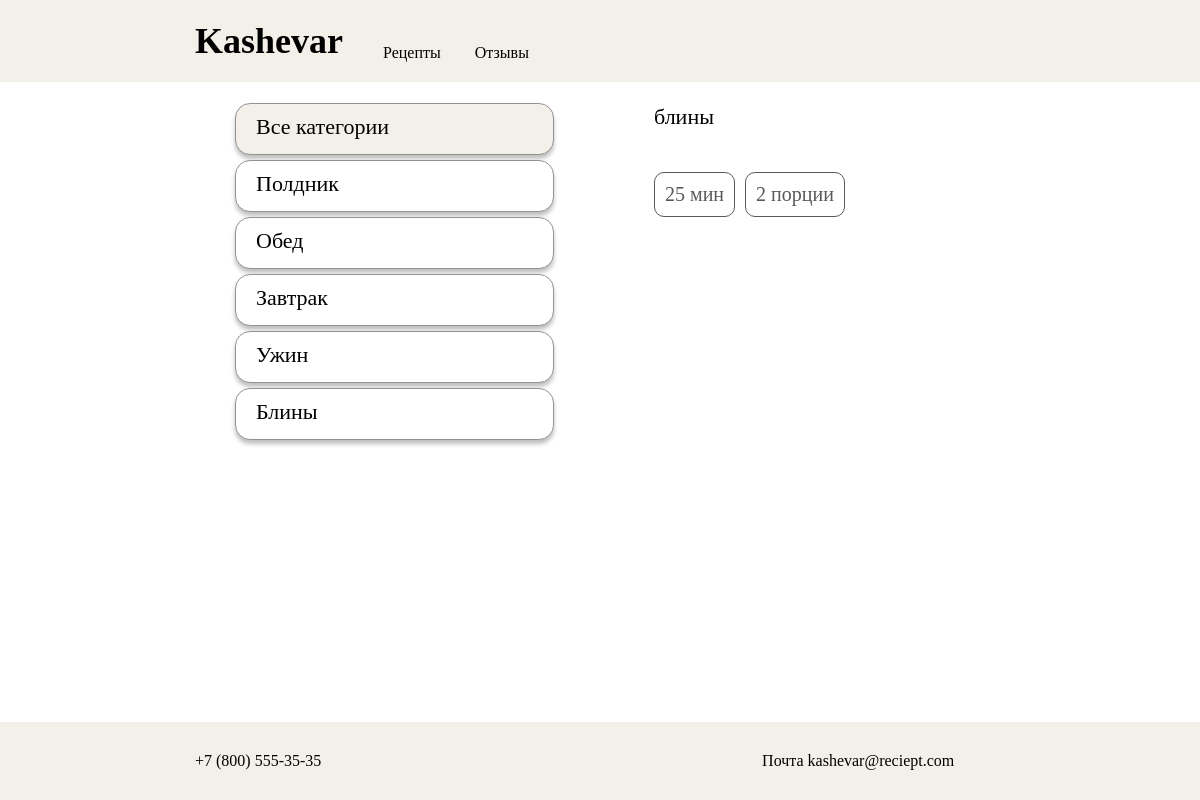
Before: /receipt/categories/ with the older database file.
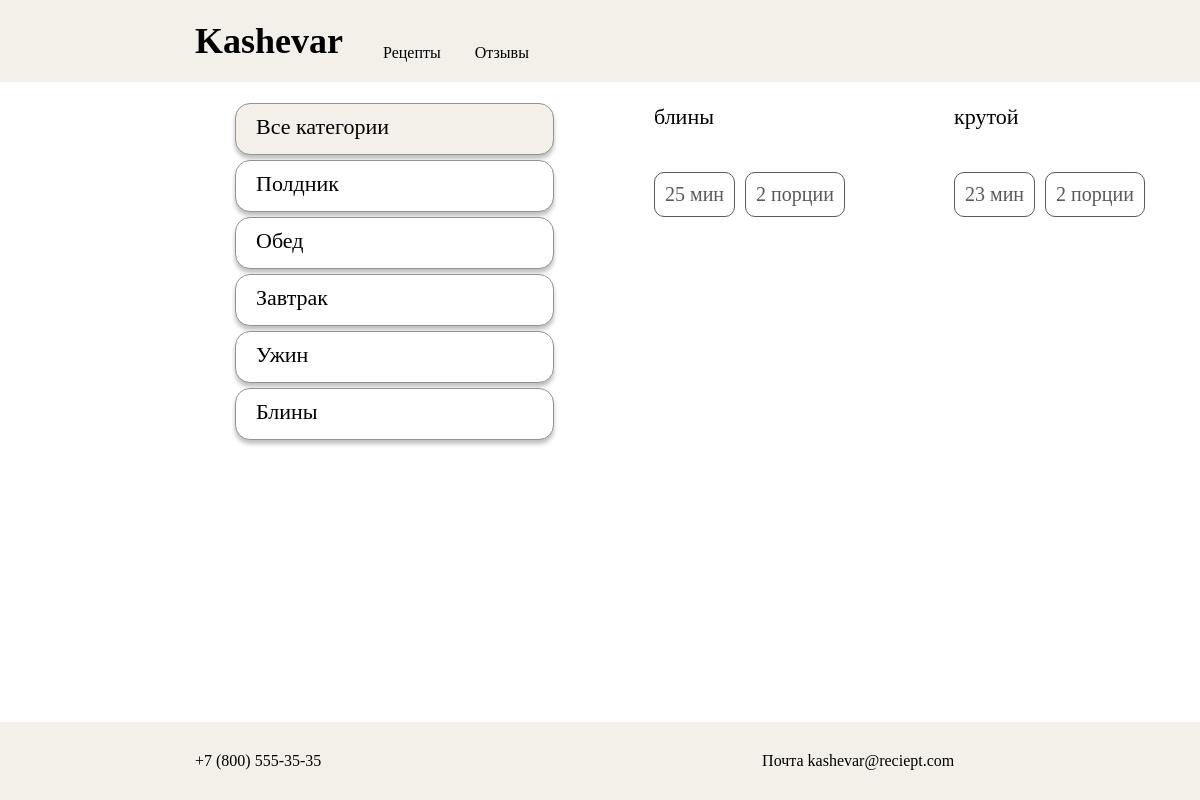
After: the same page with the newer database file.
### core/models.py (models this page shows, shortened)
class Category(models.Model):
    category = models.CharField(max_length=100, db_index=True)
    def get_absolute_url(self):
        return reverse('category', kwargs={'cat_id': self.pk})

class ViewDish(models.Model):
    viewDish = models.CharField(max_length=100, db_index=True)
    def get_absolute_url(self):
        return reverse('viewDish', kwargs={'dish_id': self.pk})

class Post(models.Model):
    title = models.CharField(max_length=150, db_index=True, verbose_name='Название')
    time_to_cook = models.SmallIntegerField(default=0, db_index=True, verbose_name='Время приготовления')
    count = models.SmallIntegerField(default=0, db_index=True, verbose_name='Количество порций')
    body = models.TextField(blank=True, db_index=True, verbose_name='Описание рецепта')
    slug = models.SlugField(max_length=150, blank=True, unique=True, verbose_name="URL")
    cat = models.ForeignKey('Category', on_delete=models.PROTECT, null=True, verbose_name='Категория')
    dish = models.ForeignKey('ViewDish', on_delete=models.PROTECT, null=True, verbose_name='Вид блюда')
    history = HistoricalRecords()
    def get_detail_url(self):
        return reverse('post_detail_url', kwargs={'slug': self.slug})
    class Meta:
        verbose_name = 'Рецепты'
        verbose_name_plural = 'Рецепты'

### core/views.py (the view)
# urls.py: path('categories/', posts_list, name='categories'),
def posts_list(request):
    cats = Category.objects.all()
    posts = Post.objects.all()
    cards = Post.objects.all()
    dishes = ViewDish.objects.all()
    search_query = request.GET.get('search', '')
    if search_query:
        posts = Post.objects.filter(Q(title__icontains=search_query) | Q(body__icontains=search_query))
    else:
        posts = Post.objects.all()
    paginator = Paginator(posts, 3)
    page_number = request.GET.get('page', 1)
    page = paginator.get_page(page_number)
    is_paginated = page.has_other_pages()
    if page.has_previous():
        prev_url = '?page={}'.format(page.previous_page_number())
    else:
        prev_url = ''
    if page.has_next():
        next_url = '?page={}'.format(page.next_page_number())
    else:
        next_url = ''
    context = {
        'page_object': page,
        'is_paginated': is_paginated,
        'prev_url': prev_url,
        'next_url': next_url,
        'title': "Рецепты",
        'posts': posts,
        'cats': cats,
        'cat_selected': 0,
        'cards': 'cards',
        'dishes': dishes,
        'dish_selected' :0,
    }
    return render(request, 'blog/categories.html', context=context)

### core/templates/blog/categories.html (shortened to what this page needs)
{% extends 'base.html' %}
{% block content %}
    <section class='categories'>
        <div class='categories__column'>
            <ul>
            {% if cat_selected == 0 %}
                <li class='selected cat_all'>Все категории</li>
            {% else %}
                <li><a href="{% url 'categories' %}" class='cat_all'>Все категории</a></li>
            {% endif %}
            {% for c in cats %}
                {% if c.pk == cat_selected %}
                    <li class='selected cat'>{{ c.category }}</li>
                {% else %}
                    <li><a href='{{ c.get_absolute_url}}' class='cat'>{{ c.category }}</a></li>
                {% endif %}
            {% endfor %}
            {% for c in dishes %}
            {% if c.pk == dish_selected %}
                <li class='selected cat'>{{ c.viewDish }}</li>
            {% else %}
                <li><a href='{{ c.get_absolute_url }}' class='cat'>{{ c.viewDish }}</a></li>
            {% endif %}
            {% endfor %}
            </ul>
        </div>
        <div class='categories__columnRec'>
            {% for post in posts %}
            <div class="categories__columnRec--card">
                <a href="{{ post.get_detail_url }}" >
                <p class="card-title">{{ post.title }}</p>
                <div class='categories__columnRec--miniCard'>
                  <p class='card-time'>{{ post.time_to_cook }} мин</p>
                  <p class='card-count'>{{ post.count }} порции</p>
                </div>
                </a>
            </div>
            {% endfor %}
        </div>
    </section>
{% endblock %}

### templates/base.html (shortened to what this page needs)
{% load static %}
<!DOCTYPE html>
<html lang="ru">
<head>
  <link rel="stylesheet" href="{% static 'css/style.css' %}">
</head>
<body>
  <header>
    <nav>
        <a href="{% url 'receipts_list_urls' %}" class='logo'>Kashevar</a>
        <div class='menu'>
            <a href="{% url 'categories' %}" class='menu__item'>Рецепты</a>
            <a href="{% url 'review' %}" class='menu__item'>Отзывы</a>
        </div>
    </nav>
</header>
<main>
  {% block content %}
  {% endblock %}
</main>
<footer>
    <div class='menu_footer'>
        <a href='#' class='menu_footer__phone'>+7 (800) 555-35-35</a>
        <a href='#' class='menu_footer__email'>Почта kashevar@reciept.com</a>
    </div>
</footer>
</body>
</html>

### static/css/style.css (style rules this page uses)
* { text-decoration: none; font-family: Playfair Display; list-style: none; }
a.cat, li.selected.cat { background: #FFFFFF; border: 1px solid #939393; box-shadow: 0px 4px 4px rgba(0, 0, 0, 0.25); border-radius: 15px; width: 297px; height: 40px; font-size: 22px; padding-top:10px; padding-left: 20px; color: #000000; margin-top: 5px; display: block; text-align: left; }
li.selected.cat_all, a.cat_all { background: #F3F0EA; border: 1px solid #939393; box-shadow: 0px 4px 4px rgba(0, 0, 0, 0.25); border-radius: 15px; width: 297px; height: 40px; font-size: 22px; padding-top:10px; padding-left: 20px; color: #000000; margin-top: 5px; display: block; text-align: left; }
html,body { margin:0; padding:0; max-width: 100%; overflow-x: hidden; }
header { background: #F3F0EA; padding: 20px 195px; display: flex; align-items: center; }
nav { display: flex; flex-direction: row; align-items: flex-end; }
a.menu__item { margin: 10px 10px 0 20px; color: black; }
main { background: #fff; }
.logo { font-weight: 900; font-size: 36px; color:black; margin-right: 20px; }
.categories__columnRec { display: grid; grid-template-columns: repeat(2, 300px); grid-template-rows: repeat(5,auto); margin-bottom: 70px; }
p.card-title { font-size: 22px; color: #000; }
.categories__columnRec--miniCard { display: flex; flex-direction: row; }
.card-time, .card-count { border: 1px solid #5a5a5a; color: #5a5a5a; padding: 10px; border-radius: 10px; margin-right: 10px; font-size: 20px; }
.categories { display: flex; flex-direction: row; }
.categories__column { padding-left: 195px; display: flex; flex-direction: column; margin-right: 100px; }
a.menu_footer__phone, a.menu_footer__email { color:black; }
footer { background: #F3F0EA; padding: 30px 195px; position : fixed; bottom : 0; width: 100%; }
div.menu_footer { display: grid; grid-template-columns: repeat(2, auto); grid-template-rows: auto; }

Changed rows visible on the page:
added Post: title "крутой", time_to_cook "23", count "2"
